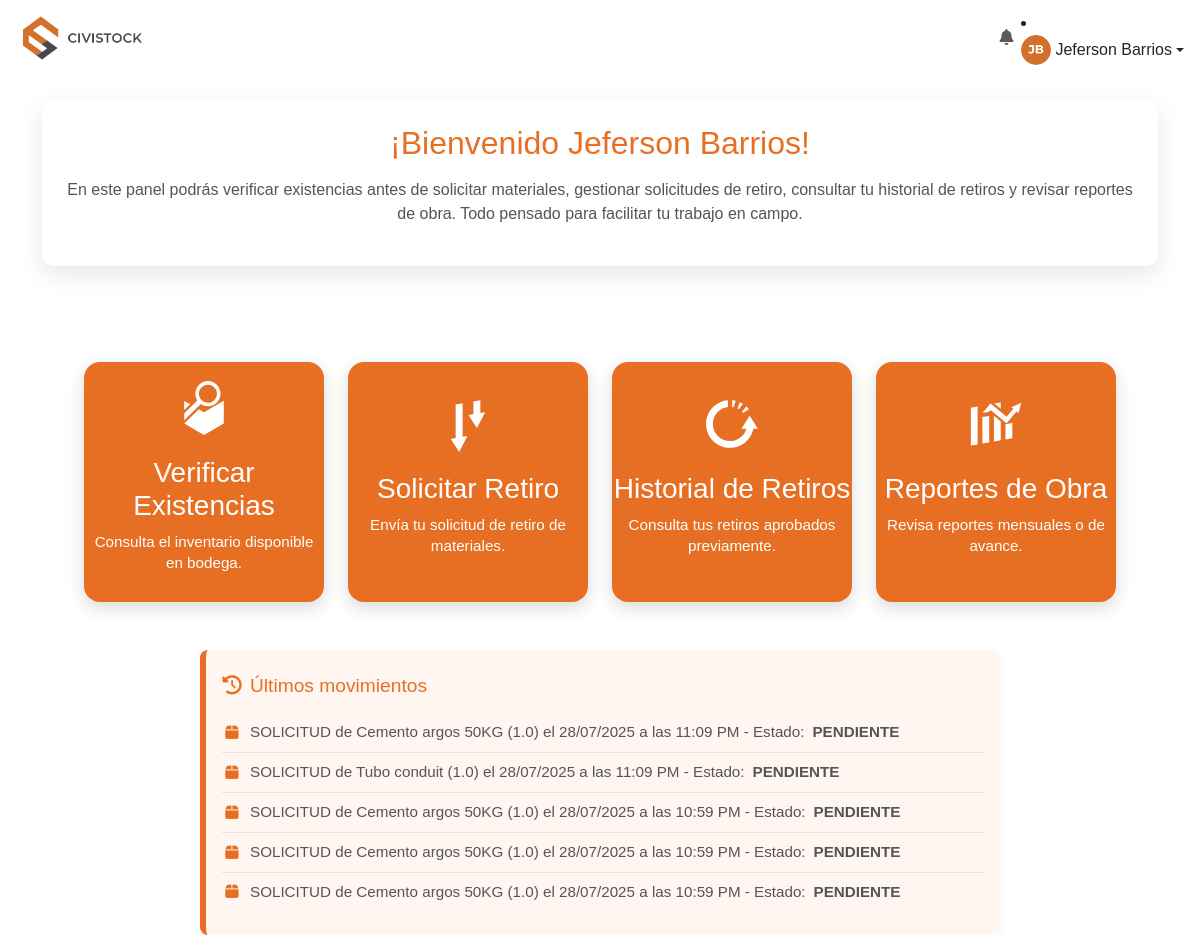
Before: /ingeniero/dashboard (signed in) with the older database file.
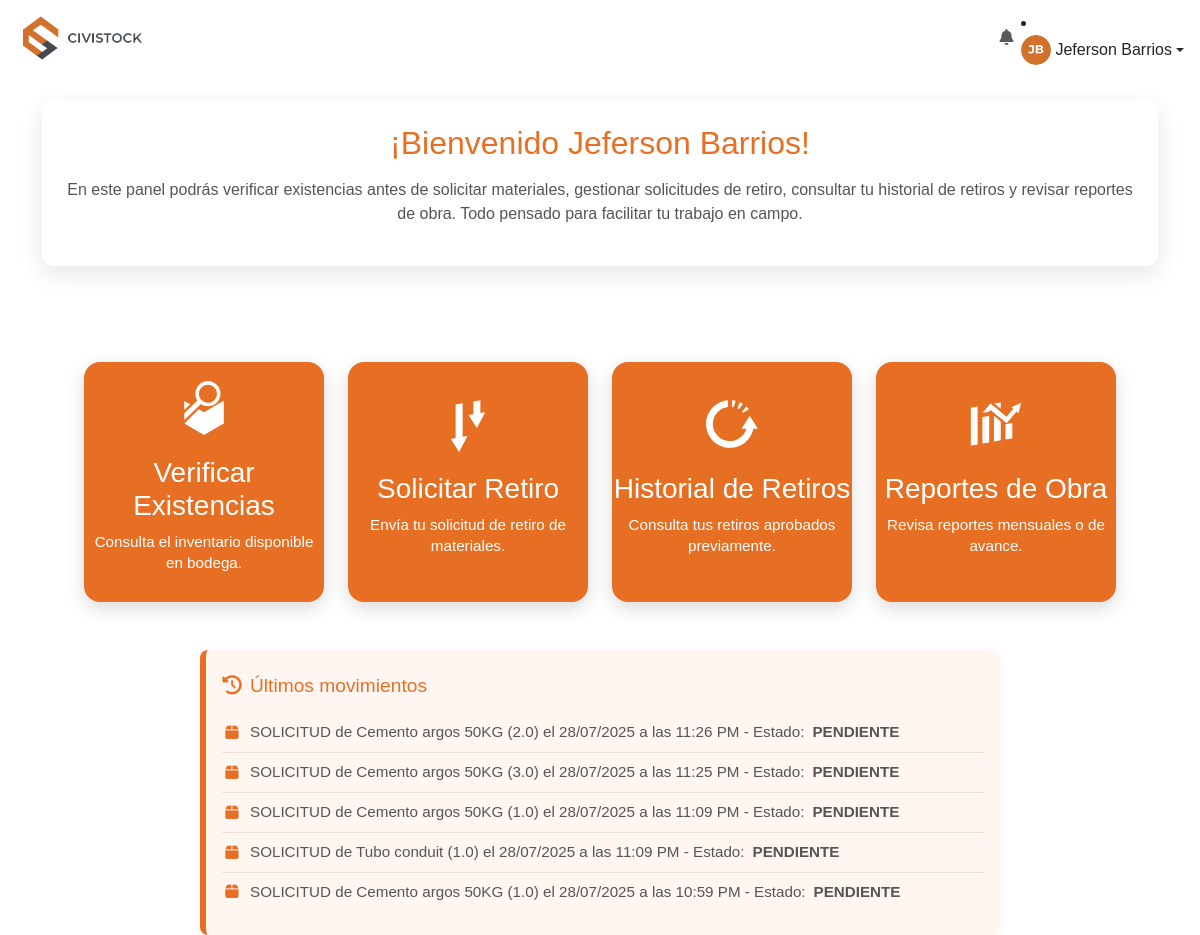
After: the same page with the newer database file.
### models.py (models this page shows, shortened)
class User(db.Model):
    __tablename__ = 'user'
    id = db.Column(db.Integer, primary_key=True)
    username = db.Column(db.String(80), unique=True, nullable=False)
    nombre = db.Column(db.String(120), nullable=False)
    password = db.Column(db.String(200), nullable=False)
    rol = db.Column(db.String(20), nullable=False)
    foto = db.Column(db.String(120), nullable=True, default='default.jpg')

class Movimiento(db.Model):
    __tablename__ = 'movimiento'
    id = db.Column(db.Integer, primary_key=True)
    material_id = db.Column(db.Integer, db.ForeignKey('material.id', name='fk_movimiento_material'), nullable=False)
    tipo = db.Column(db.String(20), nullable=False)
    cantidad = db.Column(db.Float, nullable=False)
    fecha = db.Column(db.DateTime, default=datetime.utcnow)
    solicitado_por_id = db.Column(db.Integer, db.ForeignKey('user.id', name='fk_movimiento_solicitante'), nullable=False)
    solicitado_por = db.relationship('User', foreign_keys=[solicitado_por_id], backref='movimientos_solicitados')
    usuario_id = db.Column(db.Integer, db.ForeignKey('user.id', name='fk_movimiento_usuario'))
    usuario = db.relationship('User', foreign_keys=[usuario_id], backref='movimientos_procesados')
    observacion = db.Column(db.Text)
    estado = db.Column(db.String(20), default='PENDIENTE')
    observacion_almacenista = db.Column(db.Text)
    evidencia = db.Column(db.String(200))
    evidencia_almacenista = db.Column(db.String(200))
    visible_en_existencias = db.Column(db.Boolean, default=True)

class Material(db.Model):
    __tablename__ = 'material'
    id = db.Column(db.Integer, primary_key=True)
    codigo = db.Column(db.String(50), unique=True, nullable=False)
    nombre = db.Column(db.String(100), nullable=False)
    descripcion = db.Column(db.String(200))
    stock = db.Column(db.Float, default=0)
    stock_minimo = db.Column(db.Integer, default=0)
    unidad = db.Column(db.String(50))
    en_devolucion = db.Column(db.Float, default=0)
    movimientos = db.relationship('Movimiento', backref='material', lazy=True)

### ingeniero_routes.py (the view)
@ingeniero_bp.route('/dashboard')
@ingeniero_required
def dashboard():
    sync_user_session()
    usuario = User.query.filter_by(username=session.get('user')).first()
    ultimos_movimientos = Movimiento.query.filter_by(solicitado_por_id=usuario.id).order_by(Movimiento.fecha.desc()).limit(5).all()
    return render_template('Ingeniero/dashboard_ingeniero.html', ultimos_movimientos=ultimos_movimientos , fecha_y_hora_colombia=fecha_y_hora_colombia)

### ingeniero_routes.py (called while the page is built)
def ingeniero_required(func):
    @wraps(func)
    def wrapper(*args, **kwargs):
        if 'user_role' not in session or session['user_role'] != 'INGENIERO':
            flash('Acceso no autorizado.', 'error')
            return redirect(url_for('login'))
        return func(*args, **kwargs)
    return wrapper

def sync_user_session():
    user = User.query.filter_by(username=session.get('user')).first()
    if user:
        session['user_name'] = user.nombre
        session['user_photo'] = user.foto
        session['user_id'] = user.id

### utils.py (called while the page is built)
def fecha_y_hora_colombia(fecha_utc):
    if not fecha_utc:
        return {"fecha": "-", "hora": "-"}
    zona_col = pytz.timezone('America/Bogota')
    if fecha_utc.tzinfo is None:
        fecha_utc = pytz.utc.localize(fecha_utc)
    fecha_local = fecha_utc.astimezone(zona_col)
    return {
        "fecha": fecha_local.strftime("%d/%m/%Y"),
        "hora": fecha_local.strftime("%I:%M %p")
    }

def obtener_materiales_bajo_stock():
    return Material.query.filter(Material.stock <= Material.stock_minimo).all()

### templates/Ingeniero/dashboard_ingeniero.html (shortened to what this page needs)
{% extends "base.html" %}
{% block content %}
  <div class="welcome-text">
    <h2>¡Bienvenido {{ user_name or 'Ingeniero' }}!</h2>
    <p>
      En este panel podrás verificar existencias antes de solicitar materiales,
      gestionar solicitudes de retiro, consultar tu historial de retiros y
      revisar reportes de obra. Todo pensado para facilitar tu trabajo en campo.
    </p>
  </div>
  <div class="cards-container">
    <a href="{{ url_for('ingeniero.existencias') }}" class="dashboard-card">
      <div class="card-icon">
        <img src="{{ url_for('static', filename='existencias.svg') }}" alt="Icono Existencias">
      </div>
      <h3>Verificar Existencias</h3>
      <p>Consulta el inventario disponible en bodega.</p>
    </a>
    <a href="{{ url_for('ingeniero.solicitar_retiro') }}" class="dashboard-card">
      <div class="card-icon">
        <img src="{{ url_for('static', filename='solicitar.svg') }}" alt="Icono Solicitar">
      </div>
      <h3>Solicitar Retiro</h3>
      <p>Envía tu solicitud de retiro de materiales.</p>
    </a>
    <a href="{{ url_for('ingeniero.historial_retiros') }}" class="dashboard-card">
      <div class="card-icon">
        <img src="{{ url_for('static', filename='historial.svg') }}" alt="Icono Historial">
      </div>
      <h3>Historial de Retiros</h3>
      <p>Consulta tus retiros aprobados previamente.</p>
    </a>
    <a href="{{ url_for('ingeniero.reportes') }}" class="dashboard-card">
      <div class="card-icon">
        <img src="{{ url_for('static', filename='reportes.svg') }}" alt="Icono Reportes">
      </div>
      <h3>Reportes de Obra</h3>
      <p>Revisa reportes mensuales o de avance.</p>
    </a>
  </div>
  <div class="alert-panel">
    <h4><i class="fas fa-history"></i> Últimos movimientos</h4>
    <ul>
      {% if ultimos_movimientos %}
        {% for mov in ultimos_movimientos %}
          <li>
            <i class="fas fa-box"></i>
            {{ mov.tipo }} de {{ mov.material.nombre }} ({{ mov.cantidad }}) el {{ fecha_y_hora_colombia(mov.fecha).fecha }} a las {{ fecha_y_hora_colombia(mov.fecha).hora }}
            {% if mov.estado %}
              - Estado: <strong>{{ mov.estado }}</strong>
            {% endif %}
          </li>
        {% endfor %}
      {% else %}
        <li>No hay movimientos recientes.</li>
      {% endif %}
    </ul>
  </div>
{% endblock %}
{% block scripts %}
  {{ super() }}
{% endblock %}

### templates/base.html (shortened to what this page needs)
<!DOCTYPE html>
<html lang="es">
<head>
    <link href="https://cdn.jsdelivr.net/npm/bootstrap@5.3.0/dist/css/bootstrap.min.css" rel="stylesheet">
    <link href="https://cdnjs.cloudflare.com/ajax/libs/font-awesome/6.5.0/css/all.min.css" rel="stylesheet">
    <link rel="stylesheet" href="{{ url_for('static', filename='style.css') }}">
</head>
<body>
    <nav class="navbar navbar-expand-lg navbar-white bg-white px-3">
        <a class="navbar-brand" href="{{ url_for(user_role.lower() + '.dashboard') }}">
            <img src="{{ url_for('static', filename='civistockresponsive.png') }}" alt="Logo" height="50">
        </a>
        <div class="collapse navbar-collapse" id="menuNav">
<ul class="navbar-nav">
    <li class="nav-item dropdown">
        <a class="nav-link position-relative" href="#" id="notifDropdown" role="button" data-bs-toggle="dropdown" aria-expanded="false">
            <i class="fas fa-bell"></i>
        </a>
    </li>
</ul>
                <li class="nav-item dropdown">
                    <a class="nav-link dropdown-toggle d-flex align-items-center" href="#" role="button" data-bs-toggle="dropdown">
                        <img src="{{ url_for('static', filename='uploads/' + (user_photo or 'default.jpg')) }}" alt="Foto" width="30" height="30" class="rounded-circle me-1">
                        {{ user_name }}
                    </a>
                </li>
        </div>
    </nav>
    <div class="container my-4">
        {% block content %}{% endblock %}
    </div>
{% block scripts %}
<div class="toast-container position-fixed bottom-0 end-0 p-3" style="z-index: 1100;"></div>
{% endblock %}

### static/style.css (style rules this page uses)
body, html { margin: 0; padding: 0; height: 100%; font-family: 'Montserrat', sans-serif; }
.welcome-text { background-color: #ffffff; padding: 1.5rem; border-radius: 12px; box-shadow: 0 8px 24px rgba(0,0,0,0.1); text-align: center; margin-bottom: 5rem; }
.welcome-text h2 { color: #e76f23; margin-bottom: 1rem; }
.welcome-text p { color: #555; line-height: 1.5; }
.cards-container { display: flex; flex-wrap: wrap; justify-content: center; gap: 1.5rem; padding: 1rem 0; }
.dashboard-card { background-color: #e76f23; border-radius: 16px; width: 240px; height: 240px; display: flex; flex-direction: column; align-items: center; justify-content: center; text-align: center; text-decoration: none; color: #fff; box-shadow: 0 6px 18px rgba(0,0,0,0.15); transition: transform 0.3s ease, box-shadow 0.3s ease; }
.dashboard-card h3 { color: #fff; margin-top: 1rem; margin-bottom: 0.5rem; }
.dashboard-card p { color: #fff; font-size: 0.95rem; line-height: 1.4; padding: 0 10px; }
.card-icon img { width: 64px; height: 64px; filter: brightness(0) invert(1); }
.alert-panel { background-color: #fff6f1; border-left: 6px solid #e76f23; padding: 1.5rem 1rem; margin-top: 2rem; border-radius: 8px; box-shadow: 0 4px 12px rgba(0,0,0,0.05); max-width: 800px; margin-left: auto; margin-right: auto; }
.alert-panel h4 { color: #e76f23; font-size: 1.2rem; margin-bottom: 1rem; display: flex; align-items: center; gap: 8px; }
.alert-panel ul { list-style: none; padding: 0; margin: 0; }
.alert-panel li { display: flex; align-items: center; gap: 8px; padding: 8px 0; border-bottom: 1px solid #f0e0d8; font-size: 0.95rem; color: #555; }
.alert-panel li:last-child { border-bottom: none; }
.alert-panel i { color: #e76f23; min-width: 20px; text-align: center; }

Changed rows visible on the page:
no longer on this page (row unchanged): Movimiento: tipo "SOLICITUD", material.nombre "Cemento argos 50KG", cantidad "1.0", fecha "28/07/2025", fecha "10:59 PM", estado "PENDIENTE"
no longer on this page (row unchanged): Movimiento: tipo "SOLICITUD", material.nombre "Cemento argos 50KG", cantidad "1.0", fecha "28/07/2025", fecha "10:59 PM", estado "PENDIENTE"
added Movimiento: tipo "SOLICITUD", material.nombre "Cemento argos 50KG", cantidad "2.0", fecha "28/07/2025", fecha "11:26 PM", estado "PENDIENTE"
added Movimiento: tipo "SOLICITUD", material.nombre "Cemento argos 50KG", cantidad "3.0", fecha "28/07/2025", fecha "11:25 PM", estado "PENDIENTE"
